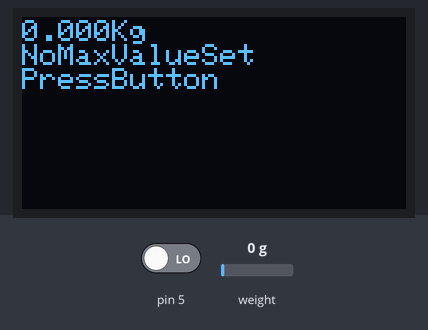
Bench run of a sketch on a simulated Arduino Uno, built with avr-gcc and run on an emulated ATmega328P. Parts: 128×64 one-colour display. Inputs (shaded band) come from the test bench; at power-on: weight on the scale 0 g, pin 5 LOW. What the sketch prints to the serial monitor is not drawn.

Above: at 3.2 s.
3.3 s: weight on the scale set to 100 g
At 4.6 s:
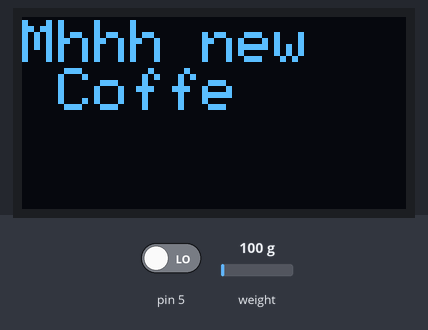
4.9 s: pin 5 driven HIGH
At 5.8 s:
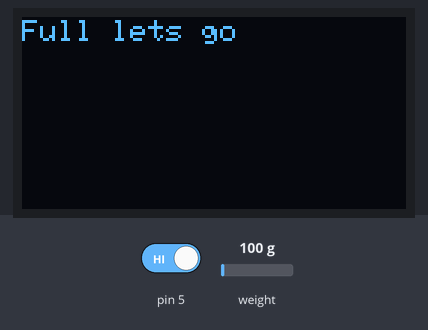
Timing chart, 0 to 7.9 s (numbered marks = the images above; inputs shaded):
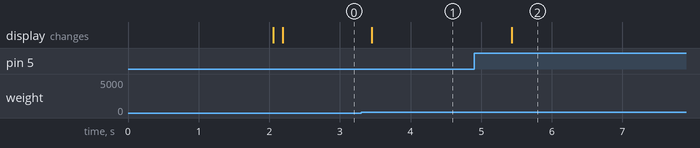

The sketch:

Sketch.ino
```cpp
/*
https://wokwi.com/projects/388367944197425153
*/
#include <Wire.h>
#include <Adafruit_GFX.h>
#include <Adafruit_SSD1306.h>
#include "HX711.h"

#define SCREEN_WIDTH 128 // OLED width,  in pixels
#define SCREEN_HEIGHT 64 // OLED height, in pixels
const int scale_GAIN = 128; //Folgende Verstärkungen sind möglich: 32, 64, 128
const float scale_ANZ_MESSWERTE = 1; //Anzahl der Messwerte (wirkt als gleitender Mittelwert / Hochpass)
const float scale_FAKTOR = 420; //Skalierung ADC Wert zu Kraft (ADC Wert / Kraft)

// create an OLED display object connected to I2C
Adafruit_SSD1306 oled(SCREEN_WIDTH, SCREEN_HEIGHT, &Wire, -1);
HX711 scale;

void setup() {
  Serial.begin(9600);

    Serial.println(F("Start"));
  // initialize OLED display with I2C address 0x3C
  if (!oled.begin(SSD1306_SWITCHCAPVCC, 0x3C)) {
    Serial.println(F("failed to start SSD1306 OLED"));
    while (1);
  }
    scale.begin(0, 1);
    scale.set_gain(scale_GAIN); //Verstärkung
    scale.set_scale(scale_FAKTOR); //Skalierung (konvertiert ADC Wert in Newton)


  delay(2000);         // wait two seconds for initializing
  oled.clearDisplay(); // clear display

  oled.setTextSize(1);         // set text size
  oled.setTextColor(WHITE);    // set text color
  oled.setCursor(0, 10);       // set position to display
  oled.println("JanWarHier"); // set text
  oled.display();              // display on OLED
}
float MaxValue = 0.0;
bool debug = false;
void loop() {

  oled.clearDisplay(); // clear display
  float value = scale.get_units();
  oled.setTextSize(1);         // set text size
  oled.setTextColor(WHITE);    // set text color
  oled.setCursor(0, 1);       // set position to display
  if(debug)
  {
    oled.print(value,3); // set text
    oled.println("Kg"); // set text
  }

  if(value<MaxValue)
  {
    oled.setTextSize(2);         // set text size
    float p = value/MaxValue *10;
      for(int i = 0; i < p ; i++)
      {
        oled.print("#"); // set text
      }
      oled.println();

      p = p*10;
      if(p>10){
        oled.setTextSize(1);         // set text size
        oled.print(p);
        oled.println("%");
      }
      else
      {
        oled.setTextSize(2);         // set text size
        oled.println("PLZ make\n new Coffe");
      }
  }
  else if(value>MaxValue)
  {
        oled.setTextSize(2);         // set text size
        oled.println("Mhhh new\n Coffe");
  }
  else
  {
    if(MaxValue > 0.0){
      if(debug)
      {
        oled.print("MaxValue: "); // set text
        oled.print(MaxValue,3); // set text
        oled.println("Kg"); // set text
      }
        oled.println("Full lets go"); // set text
    }else{
        oled.print(value,3); // set text
        oled.println("Kg"); // set text
        oled.println("NoMaxValueSet\nPressButton");
    }
  }
  oled.display();
  delay(500);
  if (digitalRead(5) == HIGH) {
        Serial.println("Button Pressed");
        MaxValue = scale.get_units();
      }else{

        Serial.println("Button Not Pressed");
      }
}
```

Measured:
- after the input at 3.3 s, the display: changes after 0.15 s (image 1)
- after the input at 4.9 s, the display: changes after 0.53 s (image 2)
